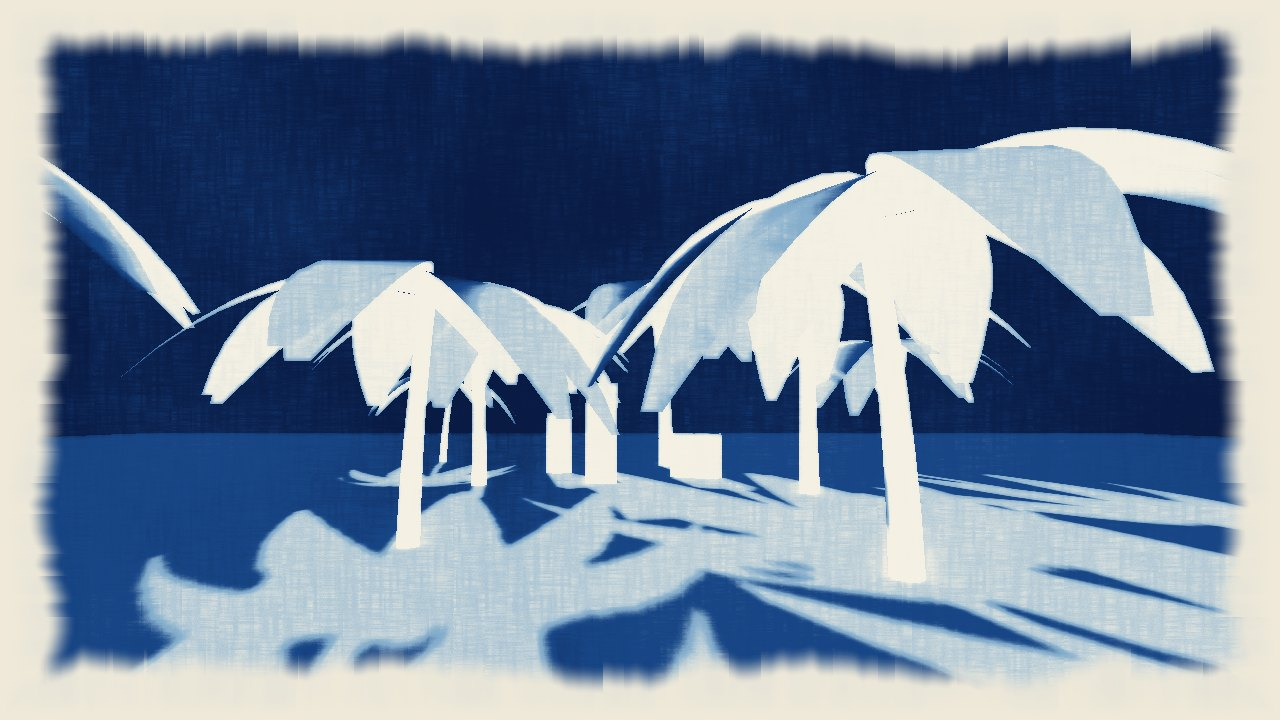
#> input picture tools/play-site/sunprint/web/poster.jpg, 1280 x 720 px
$ python -i cut.py   (imports and definitions only)
#> lines starting #> are read from the running program, lines starting #| are printed output that depends on the picture
"""Cut the showcase film together from its captured takes (#437, #593).

    python film/cut.py master --capture   # the takes a cut uses, at its size
    python film/music.py master           # its score, to the same list
    python film/cut.py master             # master MP4, web MP4 + WebM, poster
    python film/check_cut.py master       # every frame, the sound, the bars
    python film/cut.py reel               # reel.mp4 and its four stories

    python film/cut.py master --dry-run         # the timeline; does the music fit it?
    python film/cut.py master --still 2.0,40.5  # those film times as PNG, and stop
    python film/cut.py reel --stills 6          # a few frames as PNG beside the film
    python film/cut.py reel --guides            # the safe area over every frame
    python film/cut.py master --scale 0.5       # takes captured with --scale 0.5
    python film/cut.py master --web-only        # the web files again, from the master
    python film/cut.py master --silent          # no soundtrack: a picture check

One editor for every cut. A cut is `film/cuts/<name>.toml`, the
same file its music is scored to (music.py): a [cut] table (size, fps, the
bar grid, the titles' layout, the soundtrack) and its [[shot]]s in order,
each a take of a beat from `start_s` seconds for a number of bars. The last
shot's take runs on for `tail_bars` more, where the music rings out. This
reads the frames `flint capture` wrote for the cut (`--capture` runs it)
(`<out>/<cut>/<beat>/<take>/frame_NNNN.png`, frame 1 at t = 0), composes
the titles over them in a worker pool and pipes every frame once to ffmpeg,
which encodes the cut with its soundtrack (and, for the reel, each
story-length piece at the same time). Nothing is resampled in time: the
film has exactly the frames its shots name, each used once and in order.

Titles come in two layouts, chosen by the cut's `titles`:

- "caption" (the reel): a caption at the top of the safe area, a small
  label under it, held across the shots that share it.
- "lower_third" (the master): each beat's number, title and one line at the
  lower left, a centred `card` on a shot (the film's title), and a `tag`
  that cuts with its shot (each look's name).

Both end on [cut.end]'s card over the last bars, then black. Before a frame
is composed the music's report (`many-hands-<cut>.json`, beside the WAV) is
read: a track scored to another list, or one the report doesn't describe,
is refused, so the picture can't drift off its music again (#593).

Writes into `<out>/<cut>/edit/`:

    <file>.mp4               the cut (the master's name is its [encode] file)
    <cut>_story_N.mp4        the reel's story pieces
    many-hands-web.mp4/.webm and the poster, if the cut has a [web] table
    edit.json                the timeline as encoded: shots, files, music
    <cut>.frames.json        which source frame each film frame is
    <cut>.thumbs.npy         a small BT.709 luma thumbnail of each composed frame,
                             which check_cut.py decodes every file against

Needs Python 3.11+, Pillow, numpy and ffmpeg on PATH (8.0, the gyan.dev
full build: `winget install Gyan.FFmpeg`).
"""

import argparse
import collections
import hashlib
import json
import multiprocessing as mp
import os
import shutil
import subprocess
import sys
import time
import tomllib
from pathlib import Path

import numpy as np
from PIL import Image, ImageDraw, ImageFilter, ImageFont

HERE = Path(__file__).resolve().parent
sys.path.insert(0, str(HERE))

ROOT = HERE.parent

# The cut's own file, piped from the frames, unless its [encode] says
# otherwise: H.264 High, BT.709, a keyframe a second, AAC.
ENCODE = {"crf": 16, "preset": "slow", "gop_s": 1.0, "audio_bitrate": "192k"}

# Colours of the lower thirds and cards (sRGB).
INK = (251, 247, 239)
INK_SOFT = (233, 227, 214)
ACCENT = (242, 201, 138)

# BT.709 on the frames themselves: ffmpeg 8 takes a stream's colour tags from
# its frames, and `-color_primaries` / `-color_trc` on the command line alone
# left primaries and transfer unset in #436's first master.
TAG_709 = "setparams=color_primaries=bt709:color_trc=bt709:colorspace=bt709:range=tv"


# --- The cut ---------------------------------------------------------------

# [7 lines left out: function load_cut, not called in this run]


def load_film():
    """film.toml, the film's shot list for `flint capture` (#722)."""
    return tomllib.loads((HERE / "film.toml").read_text(encoding="utf-8"))


# [15 lines left out: function load, not called in this run]


def bar_seconds(c):
    return c["beats_per_bar"] * 60.0 / c["bpm"]


# [130 lines left out: functions whole_frames, build_timeline, stories, sha256, music_report, font_dirs and 1 more, not called in this run]


class Face:
    """A typeface that gives itself at any pixel size, cached."""

    def __init__(self, path):
        self.path = path
        self.sizes = {}

    # [6 lines left out: function at, not called in this run]


def line_width(font, text, tracking=0.0):
    return sum(font.getlength(ch) for ch in text) + tracking * max(0, len(text) - 1)


# [7 lines left out: function draw_tracked, not called in this run]


def centred(draw, font, text, cx, y, fill, tracking=0.0):
    """Text centred on cx with its top at y; `tracking` spaces letters."""
    draw_tracked(draw, cx - line_width(font, text, tracking) / 2, y, text, font, fill, tracking)


# [10 lines left out: function cropped, not called in this run]


# The reel's layout: a caption at the top of the safe area --------------------

class CaptionType:
    """The reel's faces and sizes, in pixels of a 1080-wide frame scaled to
    the cut's width. A line wider than the safe area shrinks to fit."""

    CAPTION = 72
    TITLE = 112
    LABEL = 32
    CARD = 156
    CARD_LINE = 50
    SMALL = 30

    # [72 lines left out: functions __init__, fit, soft_shadow, caption_layer, caption_end_card, not called in this run]


def small_lines(e):
    s = e.get("small", [])
    return [s] if isinstance(s, str) else list(s)


# [14 lines left out: function guides_layer, not called in this run]


# The master's layout: lower thirds, cards and tags ---------------------------

class Fonts:
    """The master's faces, sized in points of the cut's canvas."""

    # [4 lines left out: function __init__, not called in this run]

    def get(self, kind, points):
        face = self.faces.get(kind) or Face(None)
        return face.at(points * self.s)


def text_height(font):
    asc, desc = font.getmetrics()
    return asc + desc


# [77 lines left out: functions finish_layer, lower_third_layer, card_layer, tag_layer, not called in this run]


# --- What is drawn when ----------------------------------------------------

def ramp(x):
    x = min(1.0, max(0.0, x))
    return x * x * (3.0 - 2.0 * x)


# [124 lines left out: functions overlay, runs, caption_overlays, lower_third_overlays, plan, not called in this run]


# --- Composing (in workers) ------------------------------------------------

W = {}  # per process: the cut, the plan, the overlays and their layers


# [45 lines left out: functions worker_init, build_layer, layer, blend, not called in this run]


def compose(i):
    """Film frame i as RGB bytes, and its luma thumbnail."""
    src, on, under, after = W["plan"][i]
    c = W["cut"]["cut"]
    img = Image.open(src).convert("RGB")
    if img.size != (c["width"], c["height"]):
        raise SystemExit(f"{src} is {img.size[0]}x{img.size[1]}, the cut is "
                         f"{c['width']}x{c['height']}")
    if not on and under == 1.0 and after == 1.0:
        out = np.asarray(img, dtype=np.uint8)
    else:
        frame = np.asarray(img, dtype=np.float32)
        if under != 1.0:
            frame *= under
        for k, opacity, dx in on:
            lay = layer(k)
            if lay is not None:
                blend(frame, lay, opacity, dx)
        if after != 1.0:
            frame *= after
        out = np.clip(frame + 0.5, 0, 255).astype(np.uint8)
    return i, out.tobytes(), thumb(out)


def thumb_size(c):
    return (160, 90) if c["width"] >= c["height"] else (90, 160)


# [6 lines left out: function thumb, not called in this run]


# --- Encoding --------------------------------------------------------------

def color_args():
    return ["-colorspace", "bt709", "-color_primaries", "bt709", "-color_trc", "bt709",
            "-color_range", "tv"]


# [47 lines left out: functions h264_level, pipe_cmd, web_size, not called in this run]


def run(cmd):
    if subprocess.run(cmd).returncode != 0:
        raise SystemExit(f"failed: {' '.join(cmd)}")


# [91 lines left out: functions encode_web, make_poster, cut_needs, not called in this run]


def toml_str(v):
    return json.dumps(v)  # a JSON string or number is TOML too


# [290 lines left out: functions cut_shot_list, flint_exe, capture, main, cut_master, not called in this run]


# [2 lines not run here, left out]

>>> import cv2
>>> picture = cv2.imread('../tools/play-site/sunprint/web/poster.jpg', cv2.IMREAD_GRAYSCALE)
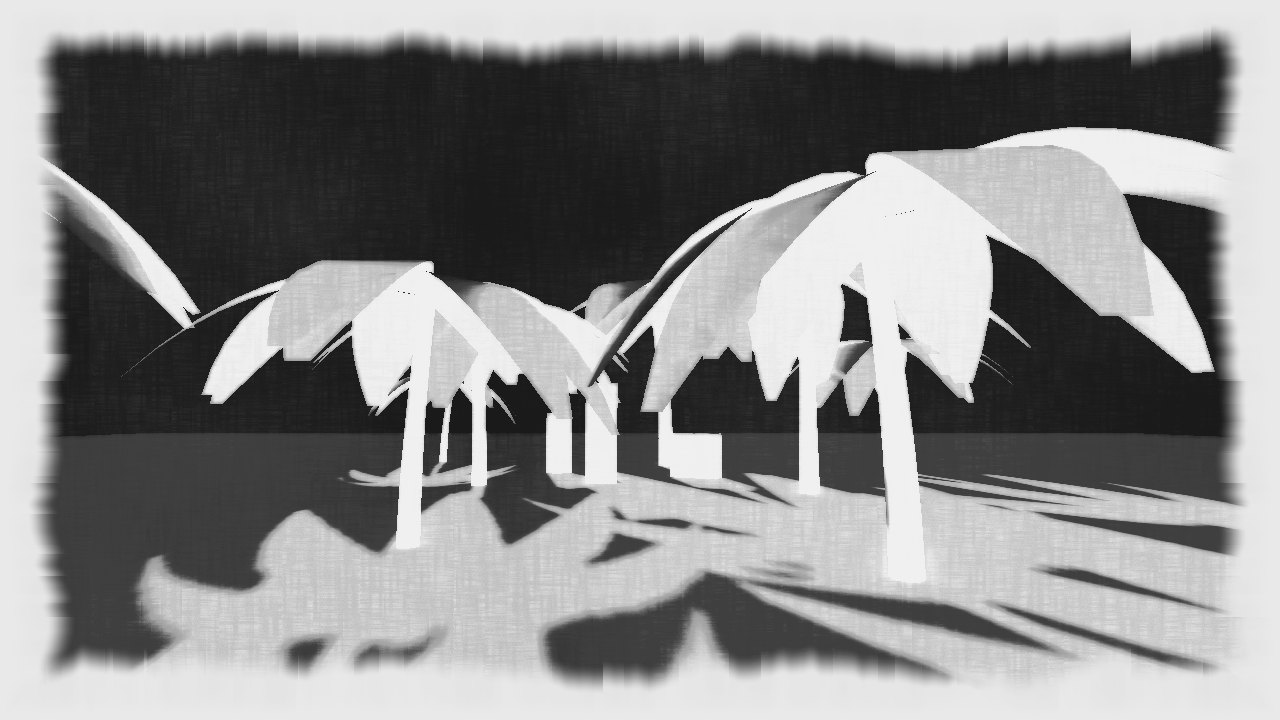
#> picture: shape (720, 1280); min 3, max 255, mean 136.8
#> (the run stopped early here; a loop or call above may not have finished)
